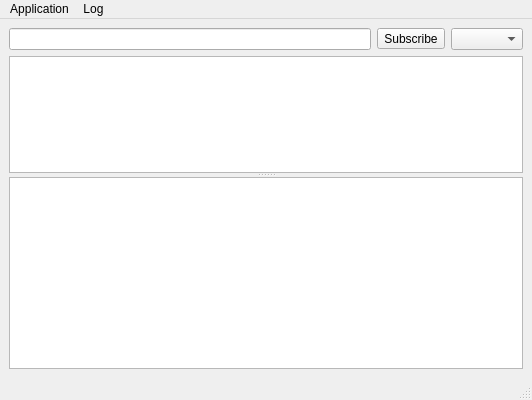
<?xml version="1.0" encoding="UTF-8"?>
<ui version="4.0">
 <class>MainWindow</class>
 <widget class="QMainWindow" name="MainWindow">
  <property name="geometry">
   <rect>
    <x>0</x>
    <y>0</y>
    <width>532</width>
    <height>400</height>
   </rect>
  </property>
  <property name="windowTitle">
   <string>LogLogger</string>
  </property>
  <widget class="QWidget" name="centralwidget">
   <layout class="QVBoxLayout" name="verticalLayout">
    <item>
     <widget class="QWidget" name="widget" native="true">
      <layout class="QHBoxLayout" name="horizontalLayout">
       <property name="leftMargin">
        <number>0</number>
       </property>
       <property name="topMargin">
        <number>0</number>
       </property>
       <property name="rightMargin">
        <number>0</number>
       </property>
       <property name="bottomMargin">
        <number>0</number>
       </property>
       <item>
        <widget class="QLineEdit" name="leSender">
         <property name="text">
          <string/>
         </property>
        </widget>
       </item>
       <item>
        <widget class="QToolButton" name="pbSubscribe">
         <property name="text">
          <string>Subscribe</string>
         </property>
        </widget>
       </item>
       <item>
        <widget class="QComboBox" name="bbSender">
         <property name="toolTip">
          <string>Logs of which Component?</string>
         </property>
         <property name="maxVisibleItems">
          <number>25</number>
         </property>
         <property name="sizeAdjustPolicy">
          <enum>QComboBox::AdjustToContents</enum>
         </property>
        </widget>
       </item>
      </layout>
     </widget>
    </item>
    <item>
     <widget class="QSplitter" name="splitter">
      <property name="orientation">
       <enum>Qt::Vertical</enum>
      </property>
      <widget class="QTableView" name="tableView">
       <property name="sizePolicy">
        <sizepolicy hsizetype="Expanding" vsizetype="Expanding">
         <horstretch>0</horstretch>
         <verstretch>1</verstretch>
        </sizepolicy>
       </property>
       <property name="editTriggers">
        <set>QAbstractItemView::NoEditTriggers</set>
       </property>
       <property name="sortingEnabled">
        <bool>true</bool>
       </property>
       <attribute name="horizontalHeaderStretchLastSection">
        <bool>true</bool>
       </attribute>
      </widget>
      <widget class="QPlainTextEdit" name="leDetails">
       <property name="toolTip">
        <string>Details of the selected field.</string>
       </property>
      </widget>
     </widget>
    </item>
   </layout>
  </widget>
  <widget class="QMenuBar" name="menubar">
   <property name="geometry">
    <rect>
     <x>0</x>
     <y>0</y>
     <width>532</width>
     <height>21</height>
    </rect>
   </property>
   <widget class="QMenu" name="menuApplication">
    <property name="title">
     <string>Application</string>
    </property>
    <addaction name="actionSettings"/>
    <addaction name="actionClose"/>
   </widget>
   <widget class="QMenu" name="menuLog">
    <property name="title">
     <string>Log</string>
    </property>
    <addaction name="actionSave"/>
    <addaction name="actionReset"/>
    <addaction name="actionSet_Debug"/>
    <addaction name="actionSet_Info"/>
    <addaction name="actionSet_Warning"/>
    <addaction name="actionSet_Error"/>
    <addaction name="separator"/>
    <addaction name="actionRescale"/>
   </widget>
   <addaction name="menuApplication"/>
   <addaction name="menuLog"/>
  </widget>
  <widget class="QStatusBar" name="statusbar"/>
  <action name="actionSettings">
   <property name="text">
    <string>&amp;Settings...</string>
   </property>
   <property name="toolTip">
    <string>Open settings dialog</string>
   </property>
  </action>
  <action name="actionClose">
   <property name="text">
    <string>&amp;Close</string>
   </property>
  </action>
  <action name="actionPublish">
   <property name="checkable">
    <bool>true</bool>
   </property>
   <property name="text">
    <string>Publish</string>
   </property>
   <property name="toolTip">
    <string>Publish the values.</string>
   </property>
  </action>
  <action name="actionSave">
   <property name="text">
    <string>Save</string>
   </property>
   <property name="toolTip">
    <string>Save the current log into the selected folder.</string>
   </property>
  </action>
  <action name="actionReset">
   <property name="text">
    <string>Reset</string>
   </property>
  </action>
  <action name="actionSet_Debug">
   <property name="text">
    <string>Set Debug</string>
   </property>
  </action>
  <action name="actionSet_Info">
   <property name="text">
    <string>Set Info</string>
   </property>
  </action>
  <action name="actionSet_Warning">
   <property name="text">
    <string>Set Warning</string>
   </property>
  </action>
  <action name="actionSet_Error">
   <property name="text">
    <string>Set Error</string>
   </property>
  </action>
  <action name="actionRescale">
   <property name="text">
    <string>Rescale</string>
   </property>
   <property name="toolTip">
    <string>Rescale the log table to the contents.</string>
   </property>
  </action>
 </widget>
 <resources/>
 <connections/>
</ui>
